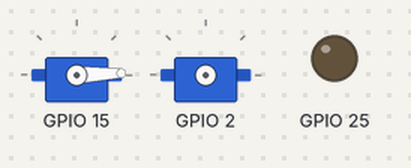
Simulated run of this sketch. Board: ESP32-S3. Shown: 2 × servo, output pins drawn as LEDs (lit = HIGH).

Above: at 0.05 s.
At 4.35 s:
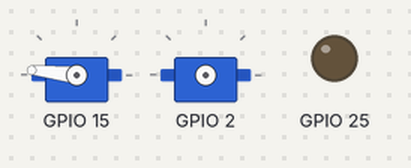
At 8.65 s:
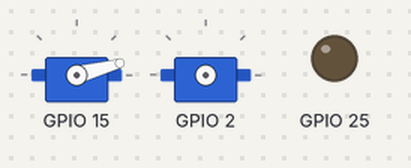
At 17.75 s:
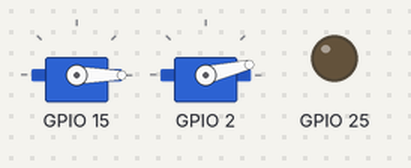
Timing chart, 0 to 23.5 s (numbered marks = the images above):
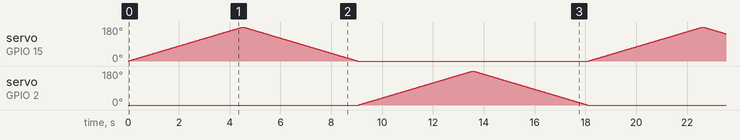

The sketch:

_esp32s3_test_2.ino
```cpp
/*
  Controls servo position from 0-180 degrees and back
  https://wokwi.com/projects/350037178957431378
  by dlloydev, December 2022.
*/

#include <pwmWrite.h>

Pwm pwm = Pwm();

const int servo[2] = {15, 2};
int pos = 0;
void setup() {
  ledcAttachPin(25, 1);
}

void loop() {
  for (pos = 0; pos <= 180; pos++) {  // go from 0-180 degrees
    pwm.writeServo(servo[0], pos);
    delay(25);
  }
  for (pos = 180; pos >= 0; pos--) {  // go from 180-0 degrees
    pwm.writeServo(servo[0], pos);
    delay(25);
  }
    for (pos = 0; pos <= 180; pos++) {  // go from 0-180 degrees
    pwm.writeServo(servo[1], pos);
    delay(25);
  }
    for (pos = 180; pos >= 0; pos--) {  // go from 0-180 degrees
    pwm.writeServo(servo[1], pos);
    delay(25);
  }
}
```
